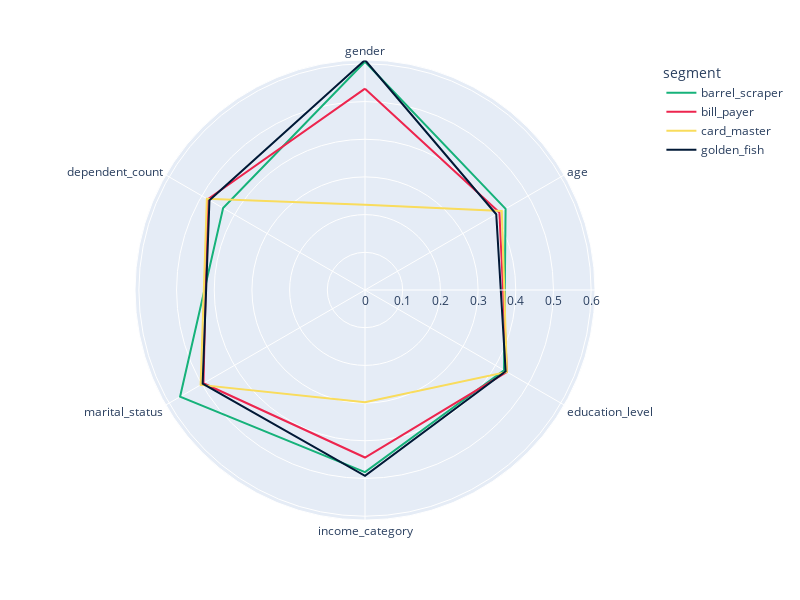

Notebook code for this chart:
### Markdown cell above
There are four segmnets of clients: `bill_payer` 37%, `card_master` 27.9%, `barrel_scraper` 21.1% and `golden_fish` 14%. The most represented groups are bill payers and card masters, together they account for more then 60% of all clients.

***

**Q1:** How is each segment characterized in terms of client demographic data?

### Code cell
from sklearn.preprocessing import OrdinalEncoder, OneHotEncoder, KBinsDiscretizer
from sklearn.compose import make_column_transformer

# column lists for polar chart
ordinal_columns = ['education_level', 'income_category', 'marital_status']
ordinal_categories = [['Unknown','Uneducated','High School', 'College','Graduate', 'Post-Graduate', 'Doctorate'],
                      ['Unknown', 'Less than $40K', '$40K - $60K', '$60K - $80K', '$80K - $120K', '$120K +'],
                      ['Unknown','Single','Married', 'Divorced']]
bin_columns = ['age']


#create encoder objects
oe = OrdinalEncoder(categories=ordinal_categories)
ohe = OneHotEncoder(sparse=False, drop='if_binary')
kbd = KBinsDiscretizer(n_bins=6, encode='ordinal', strategy='uniform')

#create column transformer
polar_enc = make_column_transformer((ohe, ['gender']),
                                    (kbd, ['age']),
                                    (oe, ordinal_columns),
                                    ('passthrough', ['dependent_count', 'segment']),
                                    remainder = 'drop'
                                   );

# fit the encoder
clusters_df = polar_enc.fit_transform(client_df);
clusters_df = pd.DataFrame(clusters_df, columns = ['gender','age','education_level', 'income_category','marital_status',
                                                   'dependent_count', 'segment'])

# average client of each segment vs average values of all the data
segments_info = np.round((clusters_df.groupby(['segment']).mean()-clusters_df.drop(['segment'],axis=1).min())
                         /(clusters_df.drop(['segment'],axis=1).max()-clusters_df.drop(['segment'],axis=1).min()),3).reset_index()

# data preparation
polar=pd.melt(segments_info, id_vars=['segment'])

# draw the polar graph
fig2 = px.line_polar(polar, r="value", theta="variable", color='segment',
                     color_discrete_map={'bill_payer':'#ED254E','card_master':'#F9DC5C',
                                         'barrel_scraper':'#16b27a','golden_fish':'#011936'},
                     line_close=True, height=600, width=800)

fig2.show()

### Figure 1 — Plotly figure (JSON) as saved in the notebook; plotly's stock layout.template omitted (floating-point values rounded to 4 significant figures)
{"data": [{"hovertemplate": "segment=barrel_scraper<br>value=%{r}<br>variable=%{theta}<extra></extra>", "legendgroup": "barrel_scraper", "line": {"color": "#16b27a", "dash": "solid"}, "marker": {"symbol": "circle"}, "mode": "lines", "name": "barrel_scraper", "r": [0.6054, 0.4307, 0.4259, 0.4831, 0.5665, 0.4347, 0.6054], "showlegend": true, "subplot": "polar", "theta": ["gender", "age", "education_level", "income_category", "marital_status", "dependent_count", "gender"], "type": "scatterpolar"}, {"hovertemplate": "segment=bill_payer<br>value=%{r}<br>variable=%{theta}<extra></extra>", "legendgroup": "bill_payer", "line": {"color": "#ED254E", "dash": "solid"}, "marker": {"symbol": "circle"}, "mode": "lines", "name": "bill_payer", "r": [0.5342, 0.4118, 0.4349, 0.4445, 0.4949, 0.4816, 0.5342], "showlegend": true, "subplot": "polar", "theta": ["gender", "age", "education_level", "income_category", "marital_status", "dependent_count", "gender"], "type": "scatterpolar"}, {"hovertemplate": "segment=card_master<br>value=%{r}<br>variable=%{theta}<extra></extra>", "legendgroup": "card_master", "line": {"color": "#F9DC5C", "dash": "solid"}, "marker": {"symbol": "circle"}, "mode": "lines", "name": "card_master", "r": [0.226, 0.4191, 0.4346, 0.2981, 0.5035, 0.4845, 0.226], "showlegend": true, "subplot": "polar", "theta": ["gender", "age", "education_level", "income_category", "marital_status", "dependent_count", "gender"], "type": "scatterpolar"}, {"hovertemplate": "segment=golden_fish<br>value=%{r}<br>variable=%{theta}<extra></extra>", "legendgroup": "golden_fish", "line": {"color": "#011936", "dash": "solid"}, "marker": {"symbol": "circle"}, "mode": "lines", "name": "golden_fish", "r": [0.6102, 0.4021, 0.4308, 0.4929, 0.4974, 0.4766, 0.6102], "showlegend": true, "subplot": "polar", "theta": ["gender", "age", "education_level", "income_category", "marital_status", "dependent_count", "gender"], "type": "scatterpolar"}], "layout": {"height": 600, "legend": {"title": {"text": "segment"}, "tracegroupgap": 0}, "margin": {"t": 60}, "polar": {"angularaxis": {"direction": "clockwise", "rotation": 90, "type": "category"}, "domain": {"x": [0, 1], "y": [0, 1]}, "radialaxis": {"autorange": true, "range": [0, 0.6102], "type": "linear"}}, "width": 800}}
